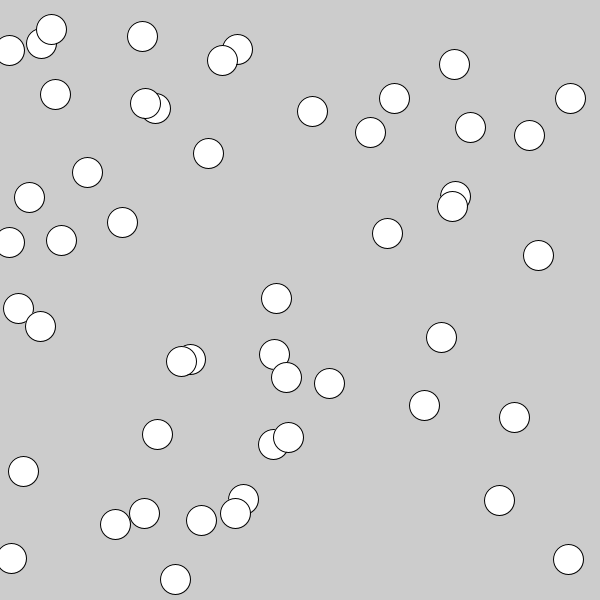
Frame 1 (no input)
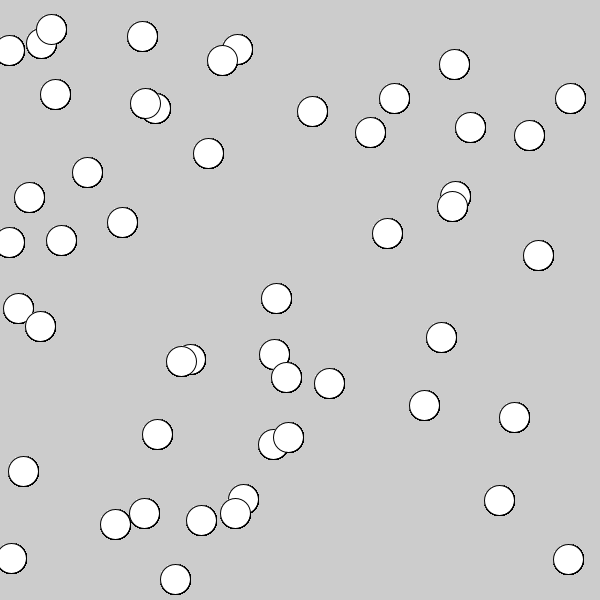
Frame 60 (the mouse pressed at the canvas centre just before this capture)
Frame 120 (the mouse held since frame 60 and released just before this capture): identical to frame 60, image omitted

The Processing sketch that drew these frames (run headless with seeded random() and noise(); from frame 60 on, the mouse is pressed at the canvas centre):

// Processing sketch: day_07_00_slides_page17_example
// ── day_07_00_slides_page17_example.pde
int [ ] posX = new int[50];
int [ ] posY = new int[50];

void setup() {
  size(600,600);
  for (int i=0; i<50; i++) { 
    posX[i] = int(random(width));
  }

  for (int i=0; i<50; i++) { 
    posY[i] = int(random(height));
  }
}

void draw(){

  for (int i = 0; i < 50; i++) {
    ellipse(posX[i], posY[i], 30, 30);
  }


}
